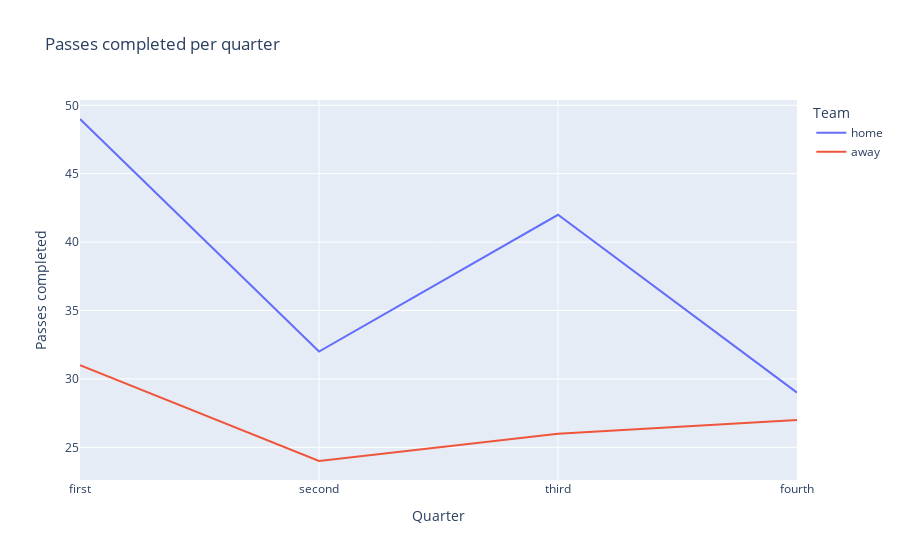

The notebook cell this image was saved under:
### Code cell
px.line(possession_df,
                    x="Quarter", y="Passes completed", 
                    color="Team", hover_data=['Possession time (seconds)'], 
                    title="Passes completed per quarter")

### Figure 1 — Plotly figure (JSON) as saved in the notebook; plotly's stock layout.template omitted (floating-point values rounded to 4 significant figures)
{"data": [{"customdata": [[365], [355], [410], [390]], "hovertemplate": "Team=home<br>Quarter=%{x}<br>Passes completed=%{y}<br>Possession time (seconds)=%{customdata[0]}<extra></extra>", "legendgroup": "home", "line": {"color": "#636efa", "dash": "solid"}, "mode": "lines", "name": "home", "orientation": "v", "showlegend": true, "type": "scatter", "x": ["first", "second", "third", "fourth"], "xaxis": "x", "y": [49, 32, 42, 29], "yaxis": "y"}, {"customdata": [[535], [545], [490], [510]], "hovertemplate": "Team=away<br>Quarter=%{x}<br>Passes completed=%{y}<br>Possession time (seconds)=%{customdata[0]}<extra></extra>", "legendgroup": "away", "line": {"color": "#EF553B", "dash": "solid"}, "mode": "lines", "name": "away", "orientation": "v", "showlegend": true, "type": "scatter", "x": ["first", "second", "third", "fourth"], "xaxis": "x", "y": [31, 24, 26, 27], "yaxis": "y"}], "layout": {"legend": {"title": {"text": "Team"}, "tracegroupgap": 0}, "title": {"text": "Passes completed per quarter"}, "xaxis": {"anchor": "y", "domain": [0, 1], "title": {"text": "Quarter"}}, "yaxis": {"anchor": "x", "domain": [0, 1], "title": {"text": "Passes completed"}}}}
